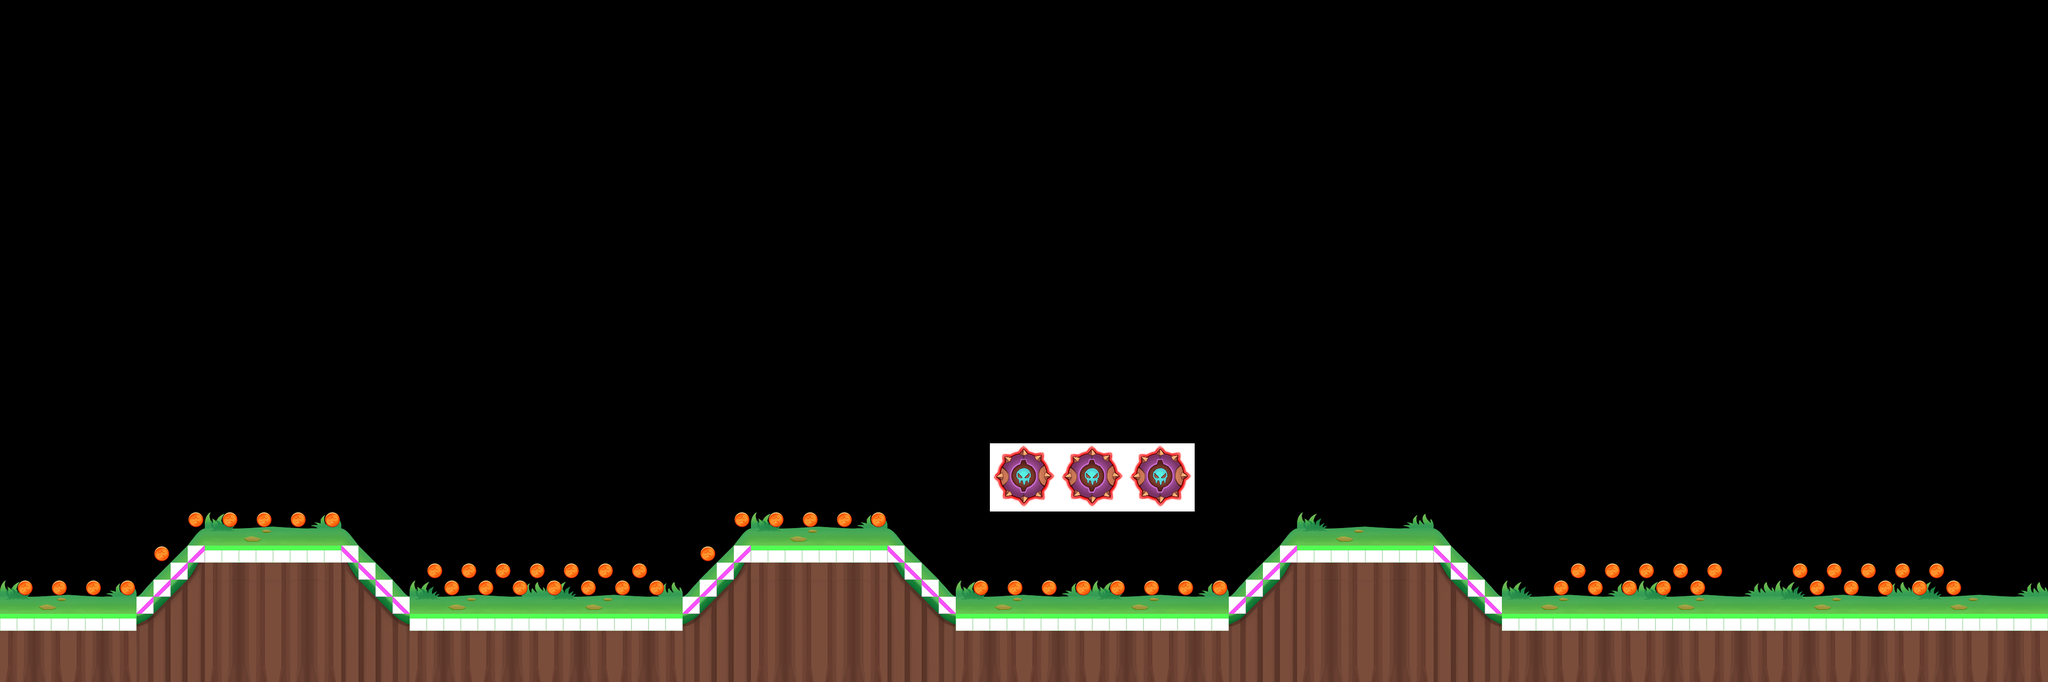

Below is a game level as drawn by its tile map, then a one-line description and the .tmx that defines it (tile-layer data replaced by summaries):
An orthogonal 120x40 tile map with 32x32 px tiles, 4 tile layers (floor, shade, loot, stones), 4 tilesets.

<map version="1.1" tiledversion="1.1.3413" orientation="orthogonal" renderorder="right-down" width="120" height="40" tilewidth="32" tileheight="32" infinite="0" nextlayerid="13" nextobjectid="1">
 <tileset firstgid="1" name="run_stones" tilewidth="128" tileheight="128" tilecount="10" columns="5">
  <image source="../../textures/parkour/tiledImage/run_stones.png" width="640" height="256" />
 </tileset>
 <tileset firstgid="11" source="../tiledImage/run_basic32.tsx" />
 <tileset firstgid="17" source="../tiledImage/run_chapter5.tsx" />
 <tileset firstgid="273" name="run_item32" tilewidth="32" tileheight="32" tilecount="7" columns="7">
  <image source="../../textures/parkour/tiledImage/run_item32.png" width="224" height="32" />
 </tileset>
 <layer id="9" name="floor" width="120" height="40">
  <data>[4800 cells, 968 non-empty, 136 distinct tile ids]</data>
 </layer>
 <layer id="10" name="shade" width="120" height="40">
  <data>[4800 cells, 120 non-empty, 3 distinct tile ids]</data>
 </layer>
 <layer id="11" name="loot" width="120" height="40">
  <data>[4800 cells, 58 non-empty, 1 distinct tile ids]</data>
 </layer>
 <layer id="12" name="stones" width="120" height="40">
  <data>[4800 cells, 3 non-empty, 1 distinct tile ids]</data>
 </layer>
</map>
